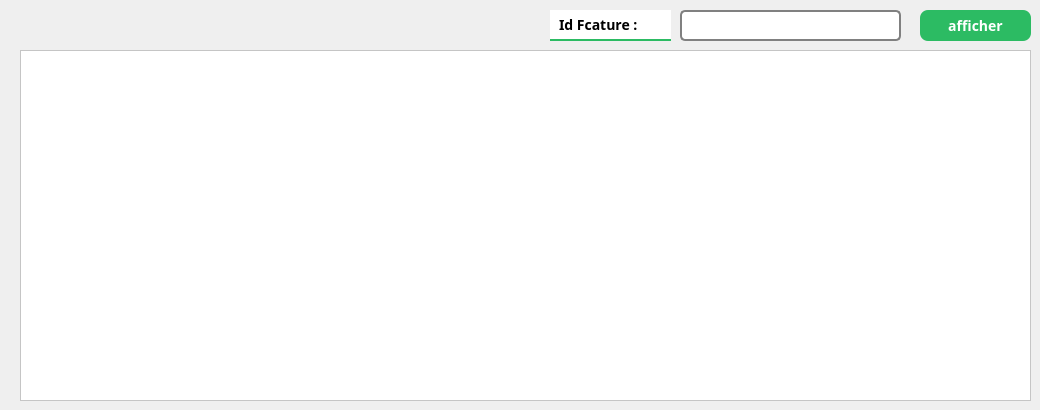
    <widget class="QWidget" name="tab_5">
     <attribute name="title">
      <string>Arduino</string>
     </attribute>
     <widget class="QLabel" name="label_7">
      <property name="geometry">
       <rect>
        <x>550</x>
        <y>10</y>
        <width>121</width>
        <height>31</height>
       </rect>
      </property>
      <property name="font">
       <font>
        <family>Poppins</family>
        <pointsize>-1</pointsize>
        <weight>75</weight>
        <bold>true</bold>
       </font>
      </property>
      <property name="styleSheet">
       <string notr="true">QLabel {
  padding: 5px;
border : none;
  border-bottom: 2px solid #2CBB63; /* Grey underline */
  background-color: white; /* White background */
  color: black; /* Black text color */
  font-weight: bold; /* Bolder text */
  font-size:14px;
}

QLabel:hover {
  border-bottom-color: #2CBB63; /* Green underline color on hover */
  color: black; /* Dark green text color on hover */
}</string>
      </property>
      <property name="text">
       <string>Id Fcature : </string>
      </property>
     </widget>
     <widget class="QLineEdit" name="lineEdit_id_arduino">
      <property name="geometry">
       <rect>
        <x>680</x>
        <y>10</y>
        <width>221</width>
        <height>31</height>
       </rect>
      </property>
      <property name="styleSheet">
       <string notr="true">QLineEdit {
  padding: 5px;
  border: 2px solid #808080; /* Grey border */
  border-radius: 5px; /* Rounded corners */
  background-color: white; /* White background */
  color: black; /* Black text color */
}

QLineEdit:hover {
  border-color: #2CBB63; /* Green border color on hover */
}

QLineEdit:focus {
  border-color: #2CBB63; /* Green border color on focus */
  outline: none; /* Remove focus outline */
}</string>
      </property>
     </widget>
     <widget class="QPushButton" name="verify">
      <property name="geometry">
       <rect>
        <x>920</x>
        <y>10</y>
        <width>111</width>
        <height>31</height>
       </rect>
      </property>
      <property name="font">
       <font>
        <family>Poppins</family>
        <pointsize>-1</pointsize>
        <weight>75</weight>
        <bold>true</bold>
       </font>
      </property>
      <property name="styleSheet">
       <string notr="true">QPushButton {
  border: none;
  border-radius: 8px;
  padding: 10px 20px;
  background-color: #2CBB63; /* Green color */
  color: white;
  font-size: 14px;
  font-weight: bold;
  text-transform: uppercase;
  transition: background-color 0.3s ease;
}

QPushButton:hover {
  background-color: #7AE59A; /* Lighter green color on hover */
}

QPushButton:pressed {
  background-color: #A2EFB6; /* Lighter green color when pressed */
  border: 5px solid #2CBB63; /* Green contour */
}

QPushButton:focus {
  outline: none;
  box-shadow: 0 0 0 3px rgba(0, 102, 204, 0.4);
}</string>
      </property>
      <property name="text">
       <string>afficher</string>
      </property>
     </widget>
     <widget class="QTableView" name="tableView_facture_2">
      <property name="geometry">
       <rect>
        <x>20</x>
        <y>50</y>
        <width>1011</width>
        <height>351</height>
       </rect>
      </property>
      <property name="styleSheet">
       <string notr="true">QTableView {
  background-color: #ffffff;
  color: #000000;
  gridline-color: #cccccc;
}

QTableView::item:selected {
  background-color: #0066cc;
  color: #ffffff;
}

QTableView QHeaderView::section {
  background-color: #0066cc;
  color: #ffffff;
  font-weight: bold;
  padding: 5px;
  border: none;
}

QTableView QHeaderView::section:pressed {
  background-color: #0044aa;
}

QTableView QHeaderView::section:checked {
  background-color: #0088ff;
}

QTableView QHeaderView::section:checked:disabled {
  background-color: #cccccc;
  color: #999999;
}</string>
      </property>
     </widget>
    </widget>
